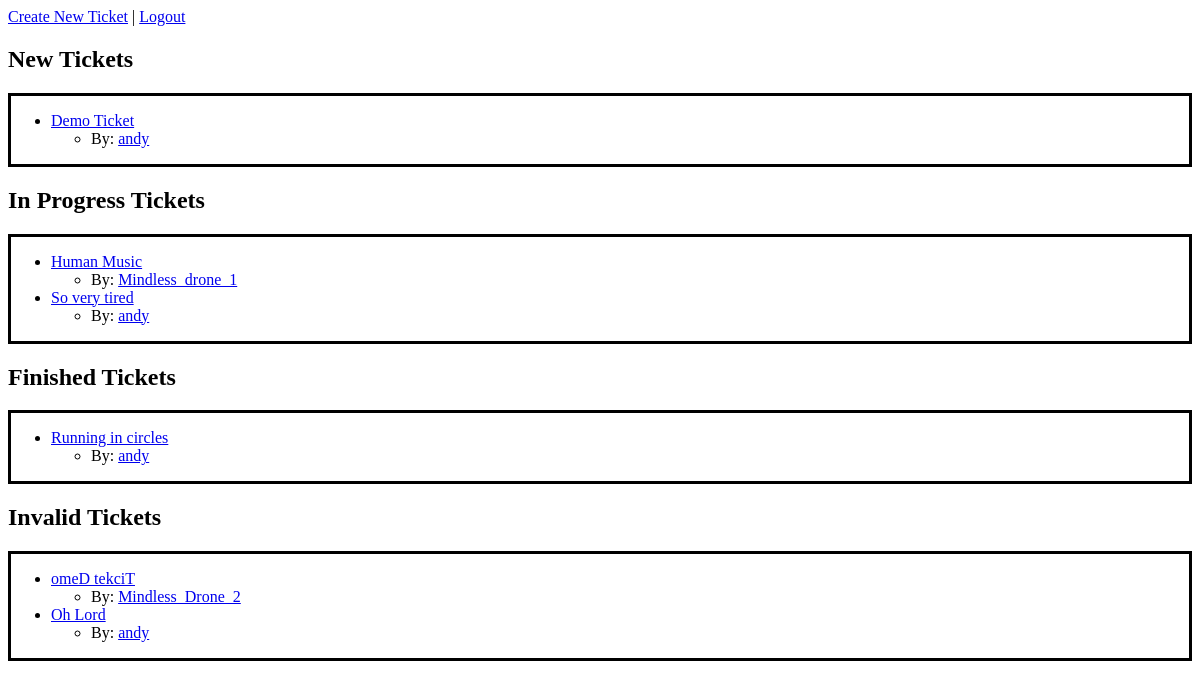
Before: / (signed in) with the older database file.
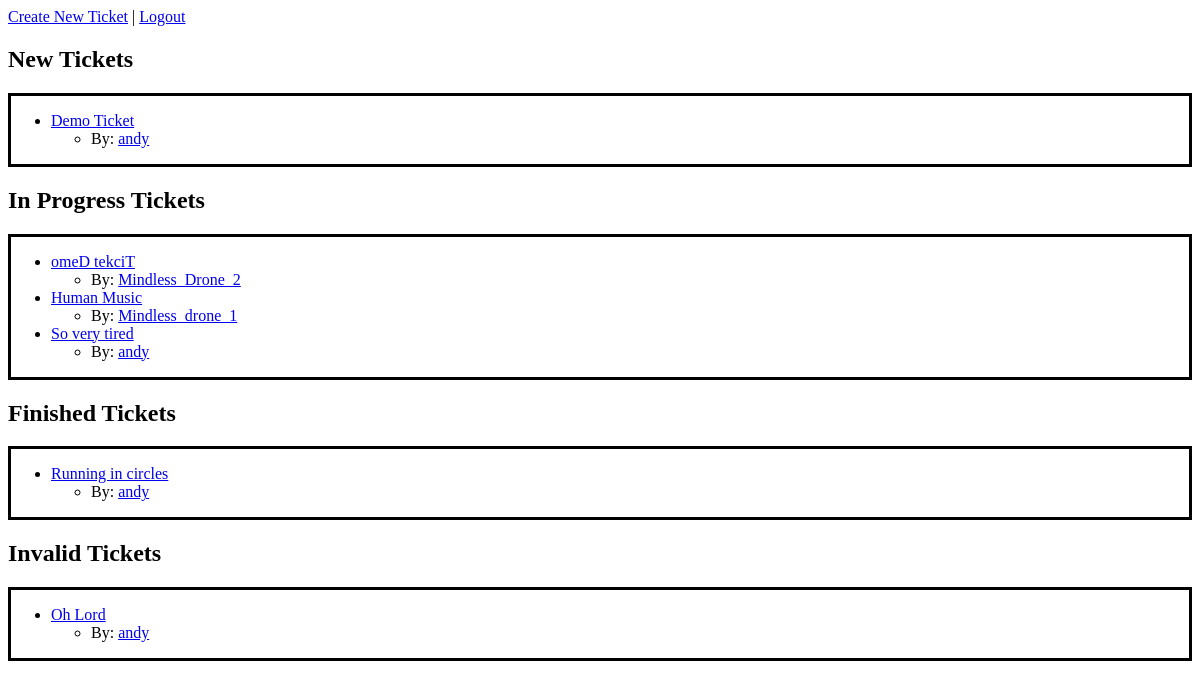
After: the same page with the newer database file.
### bugapp/models.py (models this page shows, shortened)
class Ticket(models.Model):
    STATUSES = (
        ('N', 'New'),
        ('IP', 'In Progress'),
        ('D', 'Done'),
        ('IN', 'Invalid')
    )
    title = models.CharField(max_length=120)
    time_stamp = models.DateTimeField(default=timezone.now)
    description = models.TextField()
    author = models.ForeignKey(CustomUser, on_delete=models.CASCADE, related_name='user_author') # Fix this maybe
    status = models.CharField(max_length=20, null=True, choices=STATUSES, default='N')
    assigned = models.ForeignKey(CustomUser, null=True, on_delete=models.SET_NULL, blank=True, related_name='user_assigned', default=None)
    finishing = models.ForeignKey(CustomUser, null=True, on_delete=models.SET_NULL, blank=True, related_name='user_finished', default=None)

### myuser/models.py (models this page shows)
class CustomUser(AbstractUser):
    bio = models.TextField(max_length=80, null=True, blank=True)
    def __str__(self):
        return self.username

### bugapp/views.py (the view)
# urls.py: path('', views.index, name='home'),
@login_required
def index(request):
    new_tickets = Ticket.objects.filter(status="N")
    progress_tickets = Ticket.objects.filter(status="IP")
    finished_tickets = Ticket.objects.filter(status='D')
    invalid_tickets = Ticket.objects.filter(status="IN")
    return render(request, 'index.html', {'new_tickets': new_tickets, 'progress_tickets': progress_tickets, 'finished_tickets': finished_tickets, 'invalid_tickets': invalid_tickets})

### templates/index.html (shortened to what this page needs)
<a href='newticket/'>Create New Ticket</a> | <a href='logout/'>Logout</a>
<h2>New Tickets</h2>
<div style="border:solid black">
    <ul>
{% for ticket in new_tickets %}
   <li><a href='/ticketdetail/{{ticket.id}}'>{{ticket.title}}</li></a>
   <ul><li>By: <a href='/author/{{ticket.author.id}}'>{{ticket.author}}</a></li></ul>
{% endfor %}
</ul>
</div>
<h2>In Progress Tickets</h2>
<div style="border:solid black">
    <ul>
{% for ticket in progress_tickets %}
<li><a href='/ticketdetail/{{ticket.id}}'>{{ticket.title}}</li></a>
<ul><li>By: <a href='/author/{{ticket.author.id}}'>{{ticket.author}}</a></li></ul>
{% endfor %}
</ul>
</div>
<h2>Finished Tickets</h2>
<div style="border:solid black">
    <ul>
{% for ticket in finished_tickets %}
<li><a href='/ticketdetail/{{ticket.id}}'>{{ticket.title}}</li></a>
<ul><li>By: <a href='/author/{{ticket.author.id}}'>{{ticket.author}}</a></li></ul>
{% endfor %}
</ul>
</div>
<h2>Invalid Tickets</h2>
<div style="border:solid black">
    <ul>
{% for ticket in invalid_tickets %}
<li><a href='/ticketdetail/{{ticket.id}}'>{{ticket.title}}</li></a>
<ul><li>By: <a href='/author/{{ticket.author.id}}'>{{ticket.author}}</a></li></ul>
{% endfor %}
</ul>
</div>

Changed rows visible on the page:
changed Ticket "omeD tekciT": moves from the list under "Invalid Tickets" to the list under "In Progress Tickets"
